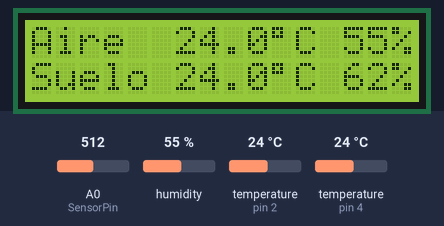
Simulated run of this sketch. Board: Arduino Uno, built with avr-gcc and run on an emulated ATmega328P. Shown: 16×2 character LCD. The inputs (shaded band) are chosen by the test bench; at power-on: A0 (SensorPin) = 512, humidity 55 %, temperature (sensors on pin 4, pin 2) 24 °C.

Above: at 3.4 s.
3.5 s: A0 (SensorPin) set to 924
At 6.3 s:
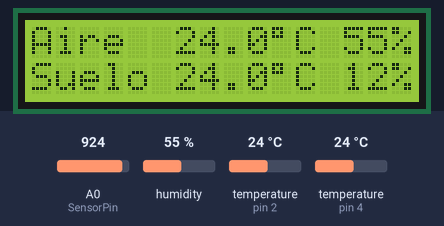
7.5 s: A0 (SensorPin) set to 957
At 9.6 s:
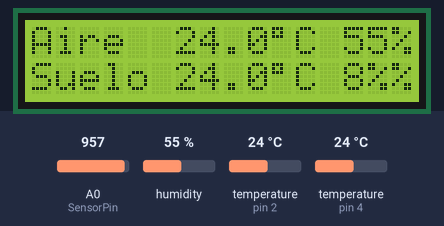
11.5 s: humidity set to 22 %
At 15.1 s:
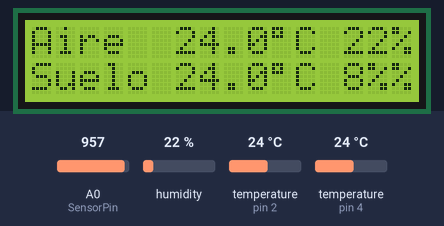
15.5 s: temperature (sensor on pin 4) set to 12 °C
At 17.2 s:
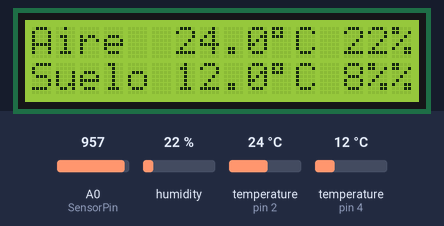
19.5 s: temperature (sensor on pin 2) set to 12 °C
At 22.7 s:
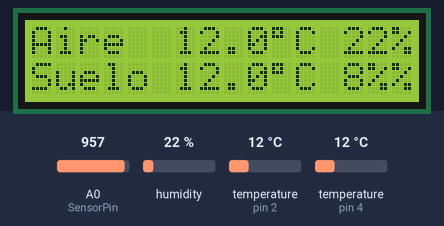
23.9 s: temperature (sensor on pin 4) set to 19 °C
At 26.1 s:
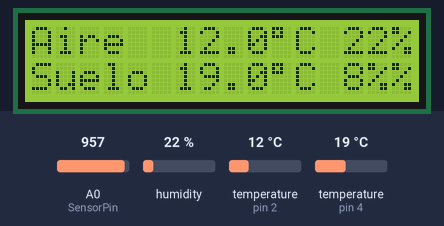
Timing chart, 0 to 27.6 s (numbered marks = the images above; inputs shaded):
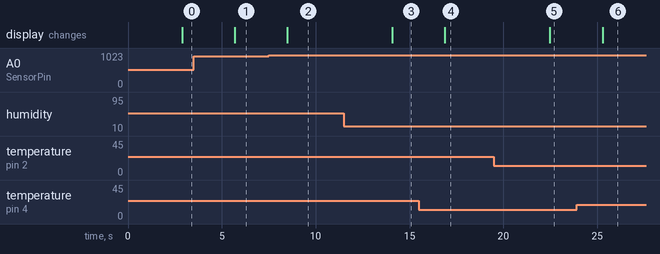

Measured:
- the behaviour switches between 940 and 941 on A0 (SensorPin) (found by bisection; images 1 and 2)
- after the input at 3.5 s, the display: changes after 2.2 s (image 1)
- after the input at 7.5 s, the display: changes after 0.98 s (image 2)
- after the input at 11.5 s, the display: changes after 2.6 s (image 3)
- after the input at 15.5 s, the display: changes after 1.4 s (image 4)
- after the input at 19.5 s, the display: changes after 3.0 s (image 5)
- after the input at 23.9 s, the display: changes after 1.4 s (image 6)

The sketch:

multisensors_lcd_display.ino
```cpp
#include "Adafruit_Sensor.h"
#include "DHT.h"
#include "Wire.h"
#include "LiquidCrystal_I2C.h"
#include "OneWire.h"
#include "DallasTemperature.h"

// Set DHT pin:
#define DHTPIN 2

// Define SDA and SCL pin for LCD:
#define SDAPin A4 // Data pin
#define SCLPin A5 // Clock pin

// Set DHT type, uncomment whatever type you're using!
//#define DHTTYPE DHT11   // DHT 11
#define DHTTYPE DHT22   // DHT 22  (AM2302)
//#define DHTTYPE DHT21   // DHT 21 (AM2301)

int SensorPin = A0;

// Initialize DHT sensor for normal 16mhz Arduino:
DHT dht = DHT(DHTPIN, DHTTYPE);

OneWire ourWire(4);
DallasTemperature sensors(&ourWire);

// Connect to LCD via I2C, default address 0x27 (A0-A2 not jumpered):
LiquidCrystal_I2C lcd = LiquidCrystal_I2C(0x27, 16, 2); //Change to (0x27,20,4) for 2004 LCD

void setup() {
  // Setup sensor:
  dht.begin();
  sensors.begin();

  // Initiate the LCD:
  lcd.init();
  lcd.backlight();
}

void loop() {
  // Wait a few seconds between measurements:
  delay(2000);

  // Reading temperature or humidity takes about 250 milliseconds!
  // Sensor readings may also be up to 2 seconds 'old' (its a very slow sensor)

  // Read the humidity in %:
  float h = dht.readHumidity();
  // Read the temperature as Celsius:
  float t = dht.readTemperature();
  // Read the temperature as Fahrenheit:
  float f = dht.readTemperature(true);

  // Compute heat index in Fahrenheit (default):
  float hif = dht.computeHeatIndex(f, h);
  // Compute heat index in Celsius:
  float hic = dht.computeHeatIndex(t, h, false);

  // Read the substrate humidity
  int s_h = analogRead(SensorPin);
  s_h = map(s_h,1023,200,0,100);

  // soil temperature
  sensors.requestTemperatures();
  float ts=sensors.getTempCByIndex(0);

  // Print the temperature and the humidity on the LCD:
  lcd.setCursor(0, 0);
  lcd.print("Aire  ");
  lcd.print(t,1);
  lcd.print("\xDF" "C");
  lcd.print(" ");
  lcd.print(h,0);
  lcd.print("%");
  lcd.setCursor(0, 1);
  lcd.print("Suelo ");
  lcd.print(ts,1);
  lcd.print("\xDF" "C ");
  lcd.print(s_h);
  lcd.print("%");


}
```
